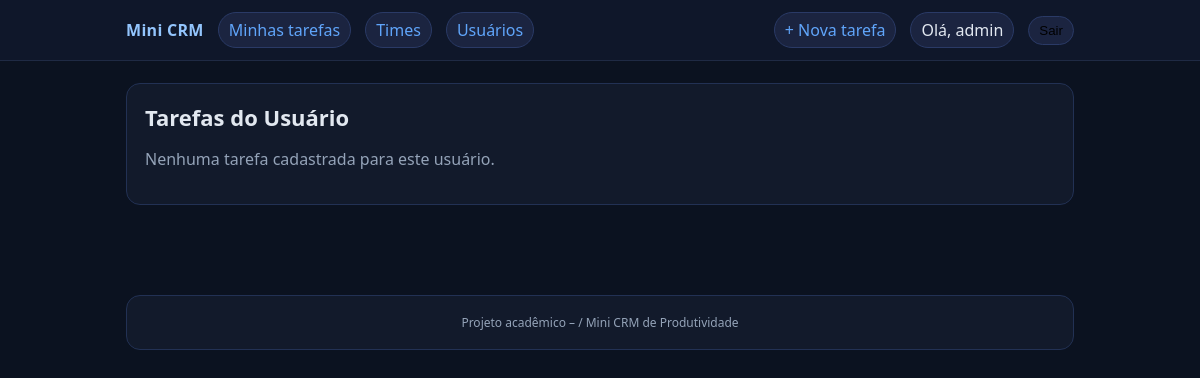
The page /tarefas/tarefas/3/ (signed in) on the database as committed earlier.
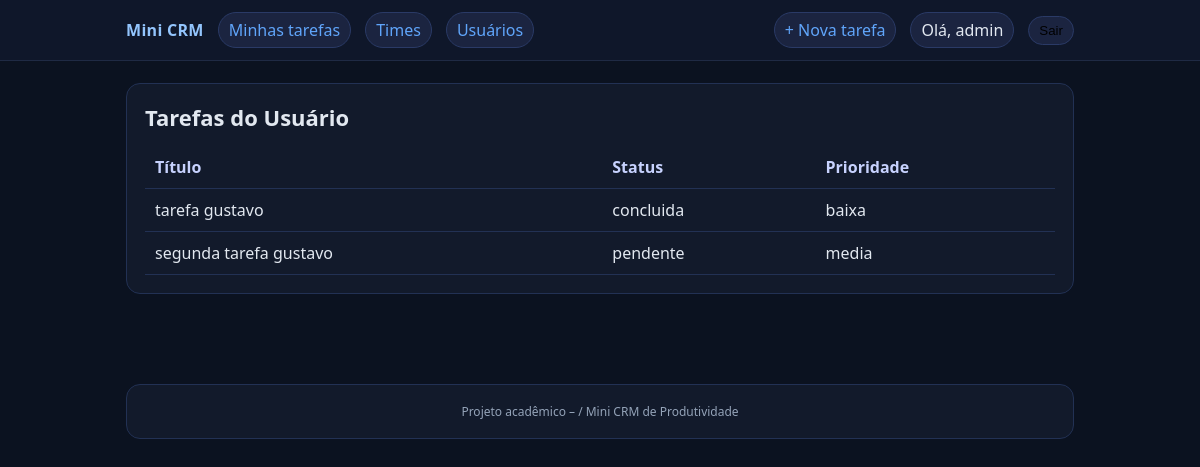
The same page on the database as committed later.
### core/models.py (models this page shows, shortened)
class Tarefa(models.Model):
    STATUS_CHOICES = [
        ('pendente', 'Pendente'),
        ('em_andamento', 'Em andamento'),
        ('concluida', 'Concluída'),
    ]
    PRIORIDADE_CHOICES = [
        ('baixa', 'Baixa'),
        ('media', 'Média'),
        ('alta', 'Alta'),
    ]
    titulo = models.CharField(max_length=100)
    descricao = models.TextField()
    status = models.CharField(max_length=20, choices=STATUS_CHOICES)
    prazo = models.DateField()
    prioridade = models.CharField(max_length=10, choices=PRIORIDADE_CHOICES)
    time = models.ForeignKey(Time, on_delete=models.CASCADE)
    usuario = models.ForeignKey(Usuario, on_delete=models.CASCADE)
    data_conclusao = models.DateTimeField(null=True, blank=True)

### core/views.py (the view)
# urls.py: path('tarefas/<int:usuario_id>/', views.tarefas_por_usuario, name='tarefas_por_usuario'),
@login_required
def tarefas_por_usuario(request, usuario_id):
    usuario = _get_or_create_usuario_from_user(request.user)
    if not request.user.is_staff and (not usuario or usuario.id != usuario_id):
        return HttpResponseForbidden("Você não pode ver tarefas de outro usuário.")
    status = request.GET.get('status')
    prioridade = request.GET.get('prioridade')
    tarefas = Tarefa.objects.filter(usuario_id=usuario_id)
    if status:
        tarefas = tarefas.filter(status=status)
    if prioridade:
        tarefas = tarefas.filter(prioridade=prioridade)
    return render(request, 'tarefas_por_usuario.html', {'tarefas': tarefas})

### core/views.py (called while the page is built)
def _get_or_create_usuario_from_user(user):
    if not user.is_authenticated:
        return None
    email = user.email or f"{user.username}@local"
    nome = user.get_full_name() or user.username
    usuario, _ = Usuario.objects.get_or_create(
        email=email,
        defaults={"nome": nome, "cargo": "Colaborador"}
    )
    return usuario

### core/templates/tarefas_por_usuario.html (shortened to what this page needs)
{% extends "base.html" %}
{% block content %}
  <div class="card">
    <h1>Tarefas do Usuário</h1>
    {% if tarefas %}
      <table class="table">
        <thead>
          <tr>
            <th>Título</th>
            <th>Status</th>
            <th>Prioridade</th>
          </tr>
        </thead>
        <tbody>
          {% for t in tarefas %}
          <tr>
            <td>{{ t.titulo }}</td>
            <td>{{ t.status }}</td>
            <td>{{ t.prioridade }}</td>
          </tr>
          {% endfor %}
        </tbody>
      </table>
    {% else %}
      <p class="empty">Nenhuma tarefa cadastrada para este usuário.</p>
    {% endif %}
  </div>
{% endblock %}

Rows that differ between the two databases and show on the page:
added Tarefa: titulo "tarefa gustavo", status "concluida", prioridade "baixa"
added Tarefa: titulo "segunda tarefa gustavo", status "pendente", prioridade "media"
Other text that changed with them:
text no longer shown: "Nenhuma tarefa cadastrada para este usuário."
text now shown: "Título Status Prioridade"
